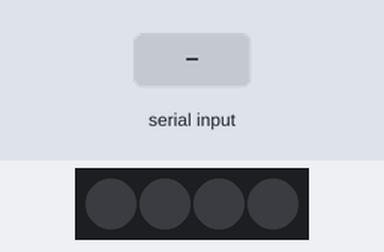
Recording of a sketch running on a simulated Arduino Uno, built with avr-gcc and run on an emulated ATmega328P. Shown: 4 RGB LEDs in strip order, left to right. The inputs (shaded band) are chosen by the test bench.

Above: at 1.2 s.
1.3 s: "WAIT\n" received over Serial
At 3.5 s:
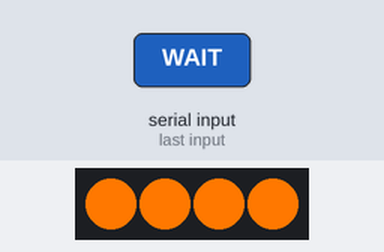
4.3 s: "GO\n" received over Serial
At 4.8 s:
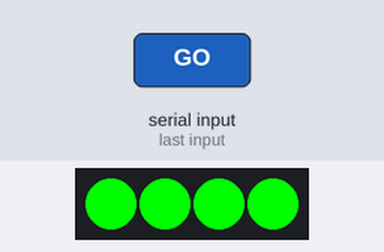
5.8 s: "OFF\n" received over Serial
At 7.1 s:
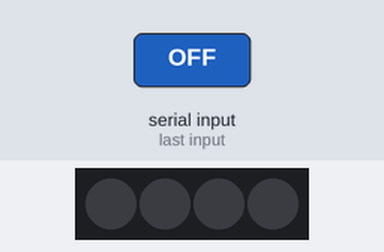
Timing chart, 0 to 8.8 s (numbered marks = the images above; inputs shaded):
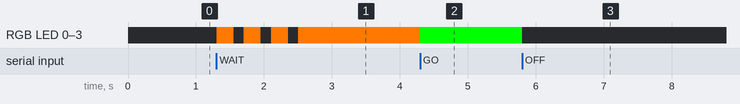

Measured:
- after the input at 1.3 s, RGB LED 0–3: alternates RGB(255, 120, 0) for 0.25 s and off for 0.15 s, 7 changes in all, then stays RGB(255, 120, 0), starting at once
- after the input at 4.3 s, RGB LED 0–3: RGB(255, 120, 0) → RGB(0, 255, 0) at once
- after the input at 5.8 s, RGB LED 0–3: RGB(0, 255, 0) → off at once

The sketch:

MiniTrafficSignal.ino
```cpp
#include <Adafruit_NeoPixel.h>

namespace {
  constexpr uint8_t LED_PIN = 6;
  constexpr uint8_t LED_COUNT = 4;
  constexpr uint32_t BAUD_RATE = 9600;
}

Adafruit_NeoPixel pixels(LED_COUNT, LED_PIN, NEO_GRB + NEO_KHZ800);
String incomingCommand;

void setup() {
  Serial.begin(BAUD_RATE);
  pixels.begin();
  pixels.clear();
  pixels.show();
}

void loop() {
  while (Serial.available() > 0) {
    char current = static_cast<char>(Serial.read());

    if (current == '\n' || current == '\r') {
      incomingCommand.trim();
      if (incomingCommand.length() > 0) {
        handleCommand(incomingCommand);
        incomingCommand = "";
      }
    } else {
      incomingCommand += current;
    }
  }
}

void handleCommand(String command) {
  command.toUpperCase();

  if (command == "STOP") {
    showSolidColor(255, 0, 0);
  } else if (command == "WAIT") {
    blinkYellow();
  } else if (command == "GO") {
    showSolidColor(0, 255, 0);
  } else if (command == "OFF") {
    showSolidColor(0, 0, 0);
  } else if (command.startsWith("RGB:")) {
    applyRgbCommand(command.substring(4));
  }
}

void showSolidColor(uint8_t red, uint8_t green, uint8_t blue) {
  for (uint8_t i = 0; i < LED_COUNT; i++) {
    pixels.setPixelColor(i, pixels.Color(red, green, blue));
  }
  pixels.show();
}

void blinkYellow() {
  for (uint8_t round = 0; round < 3; round++) {
    showSolidColor(255, 120, 0);
    delay(250);
    showSolidColor(0, 0, 0);
    delay(150);
  }
  showSolidColor(255, 120, 0);
}

void applyRgbCommand(String rgbText) {
  int firstComma = rgbText.indexOf(',');
  int secondComma = rgbText.indexOf(',', firstComma + 1);

  if (firstComma < 0 || secondComma < 0) {
    return;
  }

  int red = rgbText.substring(0, firstComma).toInt();
  int green = rgbText.substring(firstComma + 1, secondComma).toInt();
  int blue = rgbText.substring(secondComma + 1).toInt();

  red = constrain(red, 0, 255);
  green = constrain(green, 0, 255);
  blue = constrain(blue, 0, 255);

  showSolidColor(red, green, blue);
}
```
